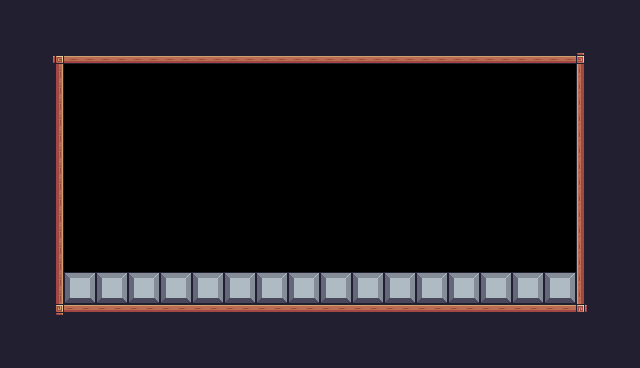

This game map was drawn from its Tiled (.tmx) file and the tilesets committed beside it. A one-line description and the full map source follow:
An orthogonal 40x23 tile map with 16x16 px tiles, 1 tile layer (Background) and 9 objects (Player, Rino, Chameleon).

<map version="1.10" tiledversion="1.11.0" orientation="orthogonal" renderorder="right-down" width="40" height="23" tilewidth="16" tileheight="16" infinite="0" nextlayerid="4" nextobjectid="46">
 <tileset firstgid="1" source="Pixel Adventure.tsx" />
 <layer id="1" name="Background" width="40" height="23">
  <data encoding="csv">
24,24,24,24,24,24,24,24,24,24,24,24,24,24,24,24,24,24,24,24,24,24,24,24,24,24,24,24,24,24,24,24,24,24,24,24,24,24,24,24,
24,24,24,24,24,24,24,24,24,24,24,24,24,24,24,24,24,24,24,24,24,24,24,24,24,24,24,24,24,24,24,24,24,24,24,24,24,24,24,24,
24,24,24,24,24,24,24,24,24,24,24,24,24,24,24,24,24,24,24,24,24,24,24,24,24,24,24,24,24,24,24,24,24,24,24,24,24,24,24,24,
24,24,24,92,134,134,134,134,134,134,134,134,134,134,134,134,134,134,134,134,134,134,134,134,134,134,134,134,134,134,134,134,134,134,134,134,93,24,24,24,
24,24,24,113,0,0,0,0,0,0,0,0,0,0,0,0,0,0,0,0,0,0,0,0,0,0,0,0,0,0,0,0,0,0,0,0,111,24,24,24,
24,24,24,113,0,0,0,0,0,0,0,0,0,0,0,0,0,0,0,0,0,0,0,0,0,0,0,0,0,0,0,0,0,0,0,0,111,24,24,24,
24,24,24,113,0,0,0,0,0,0,0,0,0,0,0,0,0,0,0,0,0,0,0,0,0,0,0,0,0,0,0,0,0,0,0,0,111,24,24,24,
24,24,24,113,0,0,0,0,0,0,0,0,0,0,0,0,0,0,0,0,0,0,0,0,0,0,0,0,0,0,0,0,0,0,0,0,111,24,24,24,
24,24,24,113,0,0,0,0,0,0,0,0,0,0,0,0,0,0,0,0,0,0,0,0,0,0,0,0,0,0,0,0,0,0,0,0,111,24,24,24,
24,24,24,113,0,0,0,0,0,0,0,0,0,0,0,0,0,0,0,0,0,0,0,0,0,0,0,0,0,0,0,0,0,0,0,0,111,24,24,24,
24,24,112,113,0,0,0,0,0,0,0,0,0,0,0,0,0,0,0,0,0,0,0,0,0,0,0,0,0,0,0,0,0,0,0,0,111,24,24,24,
24,24,112,113,0,0,0,0,0,0,0,0,0,0,0,0,0,0,0,0,0,0,0,0,0,0,0,0,0,0,0,0,0,0,0,0,111,24,24,24,
24,24,112,113,0,0,0,0,0,0,0,0,0,0,0,0,0,0,0,0,0,0,0,0,0,0,0,0,0,0,0,0,0,0,0,0,111,24,24,24,
24,24,112,113,0,0,0,0,0,0,0,0,0,0,0,0,0,0,0,0,0,0,0,0,0,0,0,0,0,0,0,0,0,0,0,0,111,24,24,24,
24,24,112,113,0,0,0,0,0,0,0,0,0,0,0,0,0,0,0,0,0,0,0,0,0,0,0,0,0,0,0,0,0,0,0,0,111,24,24,24,
24,24,24,113,0,0,0,0,0,0,0,0,0,0,0,0,0,0,0,0,0,0,0,0,0,0,0,0,0,0,0,0,0,0,0,0,111,24,24,24,
24,24,24,113,0,0,0,0,0,0,0,0,0,0,0,0,0,0,0,0,0,0,0,0,0,0,0,0,0,0,0,0,0,0,0,0,111,24,24,24,
24,24,24,113,124,125,124,125,124,125,124,125,124,125,124,125,124,125,124,125,124,125,124,125,124,125,124,125,124,125,124,125,124,125,124,125,111,24,24,24,
24,24,24,113,146,147,146,147,146,147,146,147,146,147,146,147,146,147,146,147,146,147,146,147,146,147,146,147,146,147,146,147,146,147,146,147,111,24,24,24,
24,24,24,114,90,90,90,90,90,90,90,90,90,90,90,90,90,90,90,90,90,90,90,90,90,90,90,90,90,90,90,90,90,90,90,90,115,24,24,24,
24,24,24,24,24,24,24,24,24,24,24,24,24,24,24,24,24,24,24,24,24,24,24,24,24,24,24,24,24,24,24,24,24,24,24,24,24,24,24,24,
24,24,24,24,24,24,24,24,24,24,24,24,24,24,24,24,24,24,24,24,24,24,24,24,24,24,24,24,24,24,24,24,24,24,24,24,24,24,24,24,
24,24,24,24,24,24,24,24,24,24,24,24,24,24,24,24,24,24,24,24,24,24,24,24,24,24,24,24,24,24,24,24,24,24,24,24,24,24,24,24
</data>
 </layer>
 <objectgroup id="3" name="Collisions">
  <object id="4" x="48" y="48" width="16" height="272" />
  <object id="5" x="48" y="48" width="544" height="16" />
  <object id="6" x="576" y="48" width="16" height="272" />
  <object id="7" x="48" y="304" width="544" height="16" />
  <object id="43" x="64" y="272" width="512" height="32" />
  <object id="44" x="336" y="528">
   <properties>
    <property name="offNeg" type="float" value="32" />
    <property name="offPos" type="float" value="0" />
   </properties>
  </object>
 </objectgroup>
 <objectgroup id="2" name="Spawnpoints">
  <object id="1" name="Player" type="Player" x="64" y="240" width="32" height="32" />
  <object id="42" name="Rino" type="Rino" x="544" y="240" width="32" height="32">
   <properties>
    <property name="offNeg" type="float" value="32" />
    <property name="offPos" type="float" value="0" />
   </properties>
  </object>
  <object id="45" name="Chameleon" type="Chameleon" x="496" y="240" width="32" height="32">
   <properties>
    <property name="offNeg" type="float" value="29" />
    <property name="offPos" type="float" value="3" />
   </properties>
  </object>
 </objectgroup>
</map>
